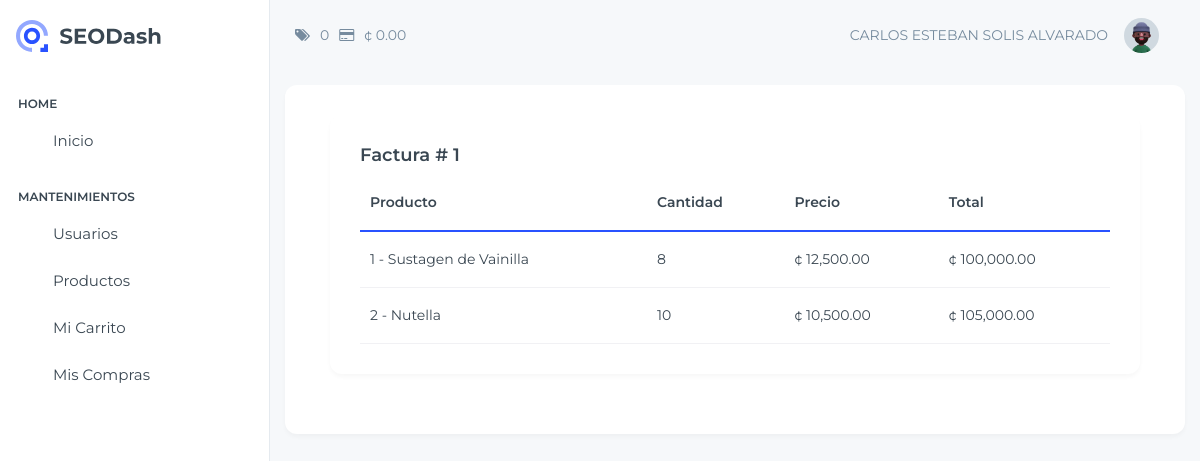
The page /View/Carrito/consultarDetalleFactura.php?id=1 (signed in) on the database its author committed.
### tables this page shows
CREATE TABLE `tdetalle` (
  `Consecutivo` bigint(20) NOT NULL AUTO_INCREMENT,
  `ConsecutivoMaestro` bigint(20) DEFAULT NULL,
  `ConsecutivoProducto` bigint(20) DEFAULT NULL,
  `Cantidad` int(11) DEFAULT NULL,
  `Precio` decimal(18,2) DEFAULT NULL,
  `Total` decimal(18,2) DEFAULT NULL,
  PRIMARY KEY (`Consecutivo`),
  KEY `FK_DetalleMaestro` (`ConsecutivoMaestro`),
  KEY `FK_DetalleProducto` (`ConsecutivoProducto`),
  CONSTRAINT `FK_DetalleMaestro` FOREIGN KEY (`ConsecutivoMaestro`) REFERENCES `tmaestro` (`Consecutivo`),
  CONSTRAINT `FK_DetalleProducto` FOREIGN KEY (`ConsecutivoProducto`) REFERENCES `tproducto` (`Consecutivo`)
);

CREATE TABLE `tproducto` (
  `Consecutivo` bigint(20) NOT NULL AUTO_INCREMENT,
  `Nombre` varchar(100) NOT NULL,
  `Descripcion` varchar(1000) NOT NULL,
  `Precio` decimal(10,2) NOT NULL,
  `Cantidad` int(11) NOT NULL,
  `Imagen` varchar(1000) NOT NULL,
  PRIMARY KEY (`Consecutivo`)
);

### Model/CarritoModel.php (called while the page is built, shortened)
<?php
    function ConsultarDetalleFacturaModel($id)
    {
        try {
            $enlace = AbrirBD();
            $sentencia = "CALL ConsultarDetalleFactura('$id')" ;
            $result = $enlace -> query($sentencia);
            return $result;
        } catch (Exception $ex) {
            return null;
        }
    }
?>

### Controller/CarritoController.php (called while the page is built, shortened)
<?php
include_once $_SERVER["DOCUMENT_ROOT"] .'/Proyecto_Clase/Model/CarritoModel.php';
function ConsultarDetalleFactura($id)
{
    return ConsultarDetalleFacturaModel($id);
}
?>

### View/Carrito/consultarDetalleFactura.php (the view, shortened to what this page needs)
<?php
    include_once $_SERVER["DOCUMENT_ROOT"] .'/Proyecto_Clase/View/layout.php';
    include_once $_SERVER["DOCUMENT_ROOT"] .'/Proyecto_Clase/Controller/CarritoController.php';
    $id = $_GET["id"];
?>
<!doctype html>
<html lang="en">
<body class="page-wrapper">
    <div id="main-wrapper" data-layout="vertical" data-navbarbg="skin6" data-sidebartype="full"
        data-sidebar-position="fixed" data-header-position="fixed">
        <div class="body-wrapper">
            <div class="container-fluid">
                <div class="row">
                    <div class="card">
                        <div class="card-body">
                            <div class="card">
                                <div class="card-body">
                                    <h5 class="card-title">Factura # <?php echo $id ?> </h5>
                                    <div class="table-responsive">
                                        <table id="example" class="table text-nowrap align-middle mb-0">
                                            <thead>
                                                <tr class="border-2 border-bottom border-primary border-0">
                                                    <th scope="col">Producto</th>
                                                    <th scope="col">Cantidad</th>
                                                    <th scope="col">Precio</th>
                                                    <th scope="col">Total</th>
                                                </tr>
                                            </thead>
                                            <tbody class="table-group-divider">
                                                <?php
                                                    $datos = ConsultarDetalleFactura($id);
                                                    While($fila = mysqli_fetch_array($datos))
                                                    {
                                                        echo "<tr>";
                                                        echo "<td>" . $fila["ConsecutivoProducto"] . " - " . $fila["Nombre"] . "</td>";
                                                        echo "<td>" . $fila["Cantidad"]. "</td>";
                                                        echo "<td>¢ " . number_format($fila["Precio"],2). "</td>";
                                                        echo "<td>¢ " . number_format($fila["Total"],2). "</td>";
                                                        echo "</tr>";
                                                    }
                                                ?>
                                            </tbody>
                                        </table>
                                    </div>
                                </div>
                            </div>
                        </div>
                    </div>
                </div>
            </div>
        </div>
    </div>
</body>
</html>

### rows shown on the page
tdetalle: ConsecutivoProducto "1", ConsecutivoProducto.Nombre "Sustagen de Vainilla", Cantidad "8", Precio "12,500.00", Total "100,000.00"
tdetalle: ConsecutivoProducto "2", ConsecutivoProducto.Nombre "Nutella", Cantidad "10", Precio "10,500.00", Total "105,000.00"

### other values the page prints
$cantidad "0"
$total "0.00"
$usuario "CARLOS ESTEBAN SOLIS ALVARADO"
$id "1"
